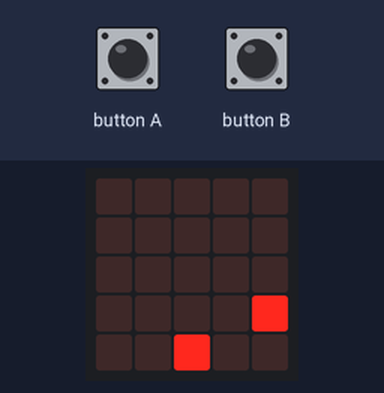
A program run on a simulated BBC micro:bit (MakeCode). On the bench: the board's 5×5 LED display. The test bench sets the inputs (shaded band). Random numbers come from a fixed seed; the short countdown, score and lost-life animations are approximate; the run ends where the board's game-over animation would start. At 8.7 s the program stops and its outputs stay as they are.

Above: at 3.2 s.
3.3 s: button A pressed for 0.15 s
At 3.9 s:
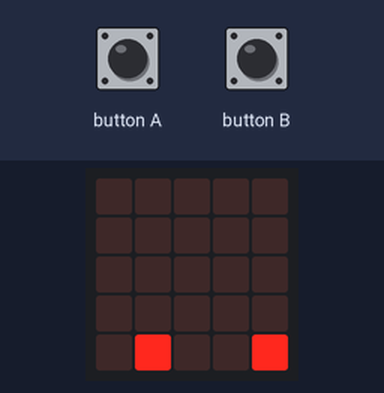
4.0 s: button B pressed for 0.15 s
At 4.77 s:
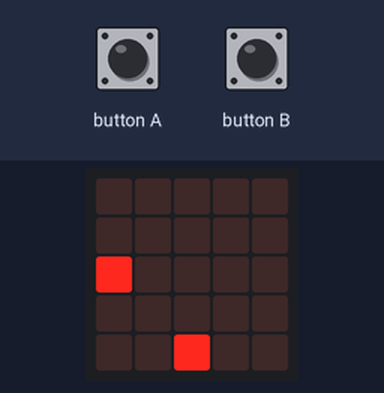
At 8.7 s:
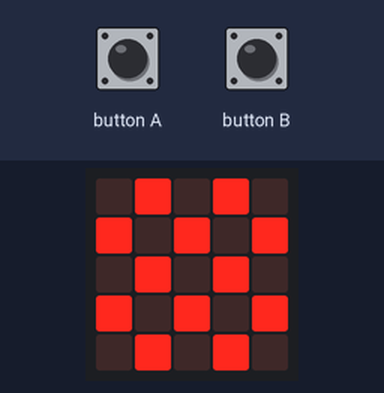
Timing chart, 0 to 10.2 s (numbered marks = the images above; inputs shaded):
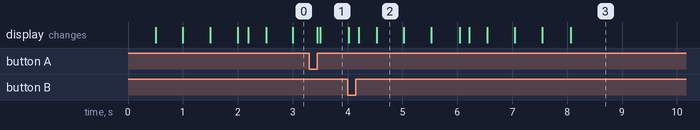

Measured:
- what the display in image 2 shows lasts 0.5 s, from 4.5 s to 5.0 s

The program:

main.ts
```typescript
function nuevoEnemigo () {
    Enemigo = game.createSprite(randint(0, 4), 0)
    for (let index = 0; index < 4; index++) {
        Enemigo.change(LedSpriteProperty.Y, 1)
        basic.pause(Tiempo)
    }
}
input.onButtonPressed(Button.A, function () {
    Cuadrado.change(LedSpriteProperty.X, -1)
})
input.onButtonPressed(Button.B, function () {
    Cuadrado.change(LedSpriteProperty.X, 1)
})
let Enemigo: game.LedSprite = null
let Tiempo = 0
let Cuadrado: game.LedSprite = null
Cuadrado = game.createSprite(2, 4)
Tiempo = 500
game.setScore(0)
nuevoEnemigo()
basic.forever(function () {
    if (Enemigo.isTouching(Cuadrado)) {
        basic.showIcon(IconNames.Chessboard)
        game.gameOver()
    } else if (Enemigo.isTouchingEdge()) {
        game.addScore(1)
        Enemigo.delete()
        nuevoEnemigo()
    }
})
```

test.ts
```typescript
// aquí va el archivo "tests"; esto no se compilará cuando este paquete se utilice como una extensión.
```
